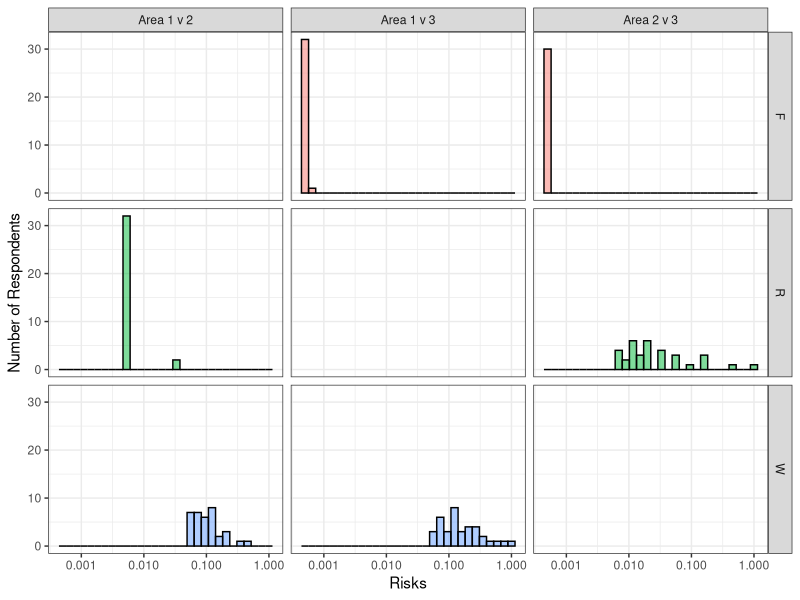
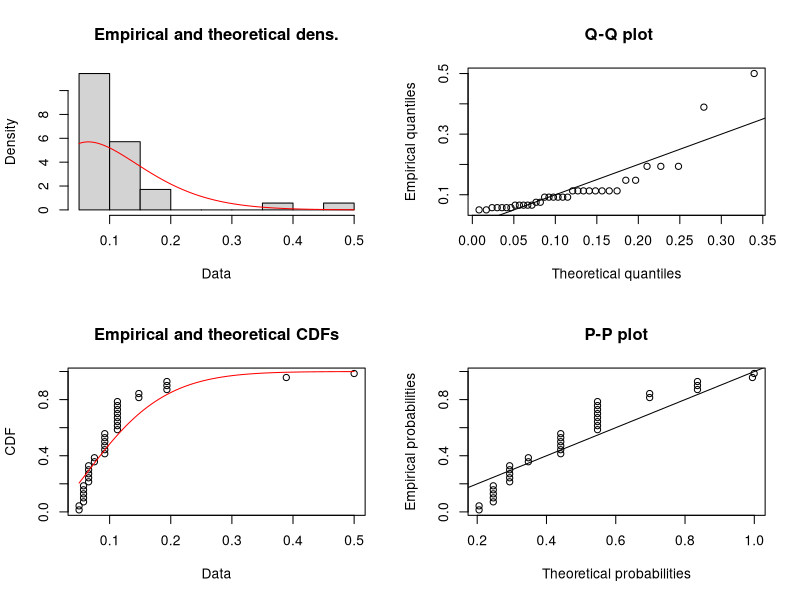
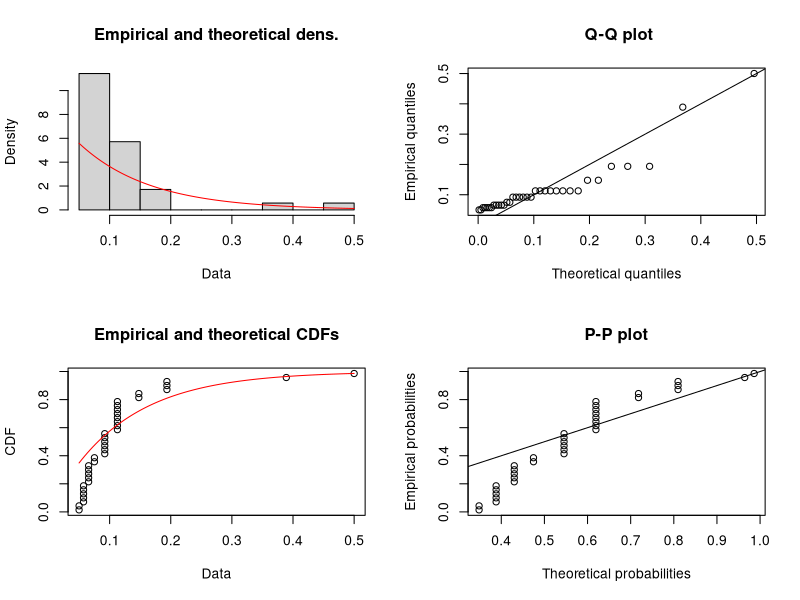
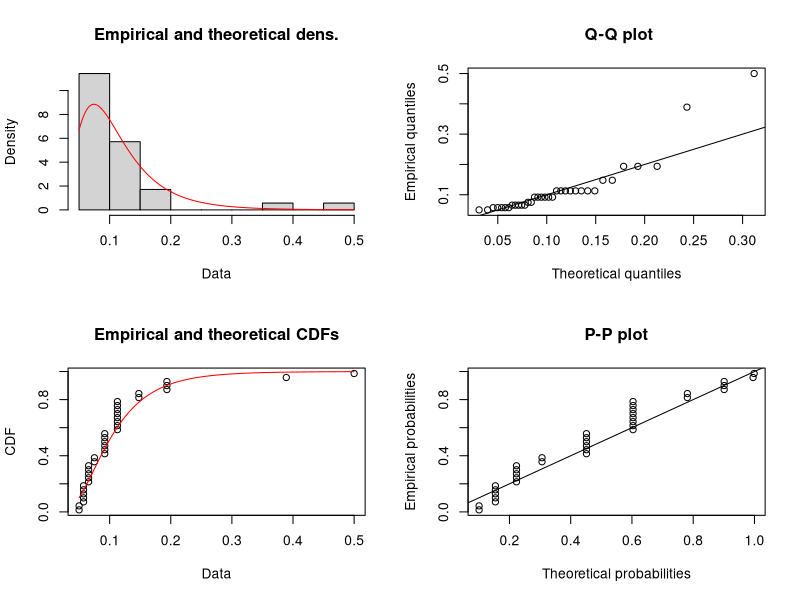
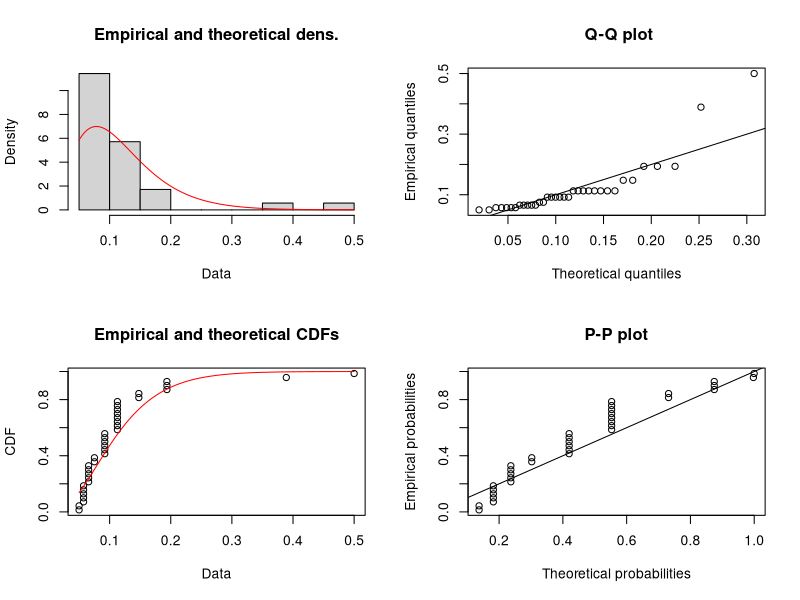
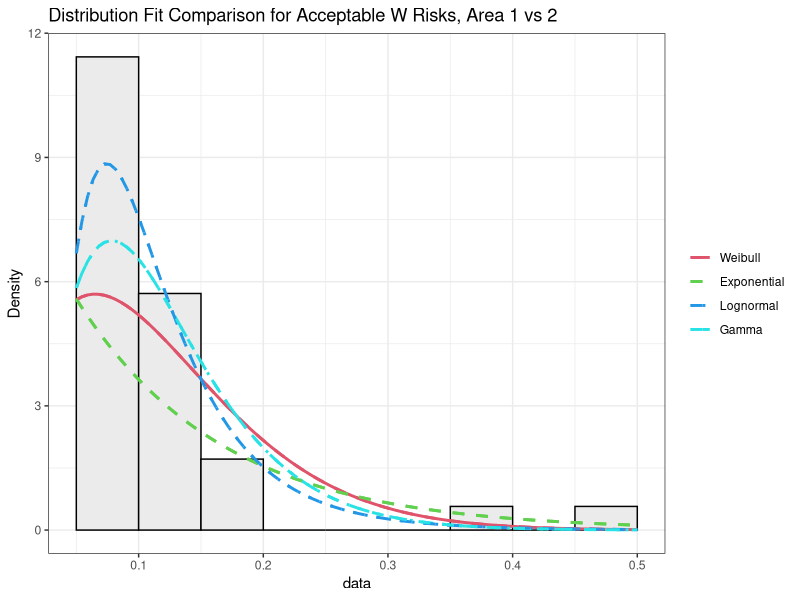
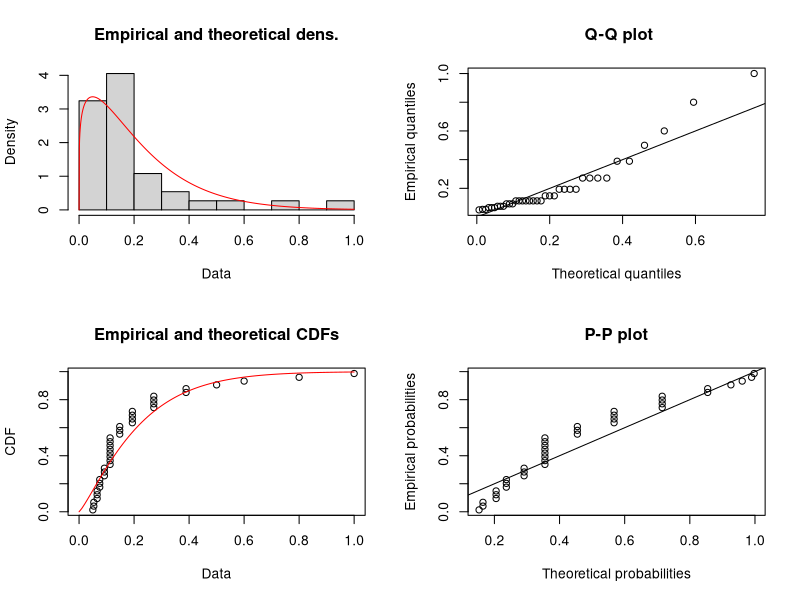
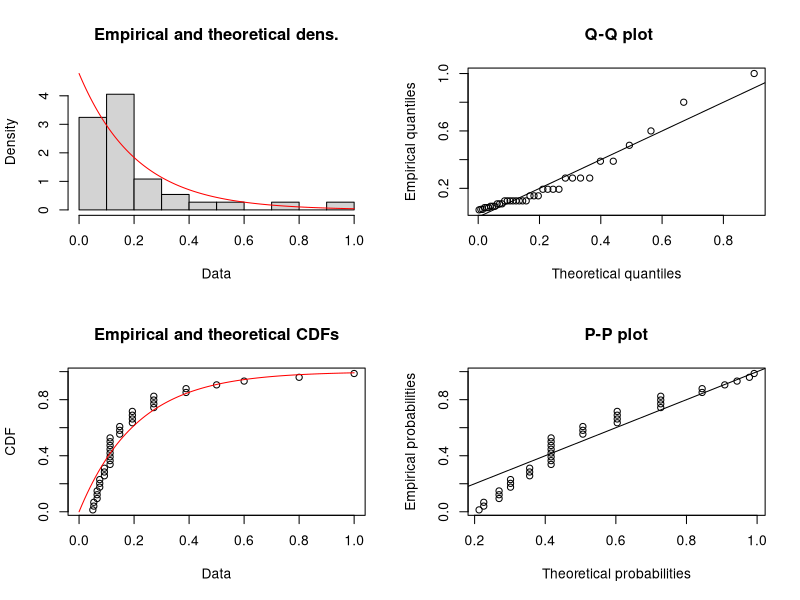

These figures' R source, in order:
library(readxl)
Data_raw1303 <- read_excel("Data_raw1303.xlsx")

#Sub-setting so only including responses for total risk (no marginal risk)
#The reason for this is our study is focused on total risk
Data<-Data_raw1303[Data_raw1303$Marginal_total==2 & Data_raw1303$Order==1,]

#-----------------------area 1 vs. area 2---------------------

a1v2.area1W<-c(5355,5730,6561,7511,9201,11272,14776,19368,27164,38900)/100000 #Risk of W in Area 1
a1v2.area2W<-5000/100000 #Risk of W in Area 2

a1v2.area1R<-600/100000 #Risk of R in Area 1
a1v2.area2R<-c(641,721,858,1083,1450,2057,3093,4929,8328,14913)/100000 #Risk of R in Area 2

#-----------------------area 1 vs. area 3---------------------

a1v3.area1W<-c(5355,5730,6561,7511,9201,11272,14776,19368,27164,38900)/100000 #Risk of W in Area 1
a1v3.area3W<-5000/100000 #Risk of W in Area 3

a1v3.area1F<-50/100000 #Risk of F in area 1
a1v3.area3F<-c(58,66,78,98,132,187,281,448,757,1356)/100000

#-----------------------area 2 vs. area 3---------------------

a2v3.area2R<-c(641,721,858,1083,1450,2057,3093,4929,8328,14913)/100000 #Risk of R in Area 2
a2v3.area3R<-600/100000 #risk of R in area 3

a2v3.area2F<-50/100000 #risk of F in area 2
a2v3.area3F<-c(58,66,78,98,132,187,281,448,757,1356)/100000 #risk of F in area 3

#Codebook vars are the same regardless of order in which survey was taken. However,
#some participants took the survey more than once. This is accounted for so that
#distributions do not represent any 1 individual more than once.

Data$acceptable_risk_W_q2<-NA
Data$acceptable_risk_R_q2<-NA

Data$acceptable_risk_W_q6<-NA
Data$acceptable_risk_F_q6<-NA

Data$acceptable_risk_R_q10<-NA
Data$acceptable_risk_F_q10<-NA


for (i in 1:10){
  
  #area 1 v 2----------------------------------------------------------
  Data$acceptable_risk_W_q2[Data$q1==1 & Data$q2==i]<-a1v2.area1W[i]
  Data$acceptable_risk_W_q2[Data$q1==2 & Data$q2==i]<-a1v2.area2W
  
  Data$acceptable_risk_R_q2[Data$q1==1 & Data$q2==i]<-a1v2.area1R
  Data$acceptable_risk_R_q2[Data$q1==2 & Data$q2==i]<-a1v2.area2R[i]
  
  #area 1 v 3----------------------------------------------------------
  Data$acceptable_risk_W_q6[Data$q5==1 & Data$q6==i]<-a1v3.area1W[i]
  Data$acceptable_risk_W_q6[Data$q5==3 & Data$q6==i]<-a1v3.area3W
  
  Data$acceptable_risk_F_q6[Data$q5==1 & Data$q6==i]<-a1v3.area1F
  Data$acceptable_risk_F_q6[Data$q5==3 & Data$q6==i]<-a1v3.area3F[i]
  
  #area 2 v 3----------------------------------------------------------
  Data$acceptable_risk_R_q10[Data$q9==2 & Data$q10==i]<-a2v3.area2R[i]
  Data$acceptable_risk_R_q10[Data$q9==3 & Data$q10==i]<-a2v3.area3R
  
  Data$acceptable_risk_F_q10[Data$q9==2 & Data$q2==i]<-a2v3.area2F
  Data$acceptable_risk_F_q10[Data$q9==3 & Data$q2==i]<-a2v3.area3F[i]
}

#Here we subset by order since some participants took the survey more than once (but different order) and will potentially have
#different values for q3
for (j in 1:max(Data$`Subject number`)){
  
  #area 1 v 2-------------------------------------------------------------------------------------------------------------------------------------------------------------------------
  Data$acceptable_risk_W_q2[Data$q2==11 & Data$`Subject number`==j & Data$Order==1 & Data$q1==1]<-as.numeric(Data$q3[Data$q2==11 & Data$`Subject number`==j & Data$Order==1])/100000
  #Data$acceptable_risk_W_q2[Data$q2==11 & Data$`Subject number`==j & Data$Order==2 & Data$q1==1]<-as.numeric(Data$q3[Data$q2==11 & Data$`Subject number`==j & Data$Order==2])/100000
  
  Data$acceptable_risk_R_q2[Data$q2==11 & Data$`Subject number`==j & Data$Order==1 & Data$q1==2]<-as.numeric(Data$q3[Data$q2==11 & Data$`Subject number`==j & Data$Order==1])/100000
  #Data$acceptable_risk_R_q2[Data$q2==11 & Data$`Subject number`==j & Data$Order==2 & Data$q1==2]<-as.numeric(Data$q3[Data$q2==11 & Data$`Subject number`==j & Data$Order==2])/100000
  
  #area 1 v 3-------------------------------------------------------------------------------------------------------------------------------------------------------------------------
  Data$acceptable_risk_W_q6[Data$q6==11 & Data$`Subject number`==j & Data$Order==1 & Data$q5==1]<-as.numeric(Data$q7[Data$q6==11 & Data$`Subject number`==j & Data$Order==1])/100000
  #Data$acceptable_risk_W_q6[Data$q6==11 & Data$`Subject number`==j & Data$Order==2 & Data$q5==1]<-as.numeric(Data$q7[Data$q6==11 & Data$`Subject number`==j & Data$Order==2])/100000
  
  Data$acceptable_risk_F_q6[Data$q6==11 & Data$`Subject number`==j & Data$Order==1 & Data$q5==3]<-as.numeric(Data$q7[Data$q6==11 & Data$`Subject number`==j & Data$Order==1])/100000
  #Data$acceptable_risk_F_q6[Data$q6==11 & Data$`Subject number`==j & Data$Order==2 & Data$q5==3]<-as.numeric(Data$q7[Data$q6==11 & Data$`Subject number`==j & Data$Order==2])/100000
  
  #area 2 v 3-------------------------------------------------------------------------------------------------------------------------------------------------------------------------
  Data$acceptable_risk_R_q10[Data$q10==11 & Data$`Subject number`==j & Data$Order==1 & Data$q9==2]<-as.numeric(Data$q11[Data$q10==11 & Data$`Subject number`==j & Data$Order==1])/100000
  #Data$acceptable_risk_R_q10[Data$q10==11 & Data$`Subject number`==j & Data$Order==2 & Data$q9==2]<-as.numeric(Data$q11[Data$q10==11 & Data$`Subject number`==j & Data$Order==2])/100000
  
  Data$acceptable_risk_F_q10[Data$q10==11 & Data$`Subject number`==j & Data$Order==1 & Data$q9==3]<-as.numeric(Data$q11[Data$q10==11 & Data$`Subject number`==j & Data$Order==1])/100000
  #Data$acceptable_risk_F_q10[Data$q10==11 & Data$`Subject number`==j & Data$Order==2 & Data$q9==3]<-as.numeric(Data$q11[Data$q10==11 & Data$`Subject number`==j & Data$Order==2])/100000
  
}
  
#We want between variance not within. So,
#I am subsetting by order to ensure only 1 answer per participant is represented
#in the distribution of responses.

#hist((as.numeric(Data$acceptable_risk_W_q2[!is.na(Data$acceptable_risk_W_q2)])))
#hist((as.numeric(Data$acceptable_risk_R_q2[!is.na(Data$acceptable_risk_R_q2)])))

require(ggplot2)
require(ggpubr)

data_compare<-data.frame(
                         #Acceptable Risks
                         risks=c(as.numeric(Data$acceptable_risk_W_q2[!is.na(Data$acceptable_risk_W_q2)]),
                                 as.numeric(Data$acceptable_risk_R_q2[!is.na(Data$acceptable_risk_R_q2)]),
                                 as.numeric(Data$acceptable_risk_W_q6[!is.na(Data$acceptable_risk_W_q6)]),
                                 as.numeric(Data$acceptable_risk_F_q6[!is.na(Data$acceptable_risk_F_q6)]),
                                 as.numeric(Data$acceptable_risk_R_q10[!is.na(Data$acceptable_risk_R_q10)]),
                                 as.numeric(Data$acceptable_risk_F_q10[!is.na(Data$acceptable_risk_F_q10)])),
                         
                        #Type of Risk Outcome
                         type=c(rep("W",length(c(as.numeric(Data$acceptable_risk_W_q2[!is.na(Data$acceptable_risk_W_q2)])))),
                                rep("R",length((Data$acceptable_risk_W_q2[!is.na(Data$acceptable_risk_R_q2)]))),
                                rep("W",length((Data$acceptable_risk_W_q6[!is.na(Data$acceptable_risk_W_q6)]))),
                                rep("F",length((Data$acceptable_risk_F_q6[!is.na(Data$acceptable_risk_F_q6)]))),
                                rep("R",length((Data$acceptable_risk_R_q10[!is.na(Data$acceptable_risk_R_q10)]))),
                                rep("F",length((Data$acceptable_risk_F_q10[!is.na(Data$acceptable_risk_F_q10)])))),
                         
                        #Type of Survey
                         survey=c(rep("Area 1 v 2",length(c(rep("W",length(c(as.numeric(Data$acceptable_risk_W_q2[!is.na(Data$acceptable_risk_W_q2)])))),
                                                            rep("R",length((Data$acceptable_risk_W_q2[!is.na(Data$acceptable_risk_R_q2)])))))),
                                  rep("Area 1 v 3",length(c(rep("W",length((Data$acceptable_risk_W_q6[!is.na(Data$acceptable_risk_W_q6)]))),
                                                          rep("F",length((Data$acceptable_risk_F_q6[!is.na(Data$acceptable_risk_F_q6)])))))),
                                  rep("Area 2 v 3",length(c(rep("R",length((Data$acceptable_risk_R_q10[!is.na(Data$acceptable_risk_R_q10)]))),
                                                          rep("F",length((Data$acceptable_risk_F_q10[!is.na(Data$acceptable_risk_F_q10)])))))))
                        )



windows()
ggplot(data_compare,aes(fill=type,group=survey,x=risks))+geom_histogram(alpha=0.5,color="black")+facet_grid(type~survey)+
  scale_x_continuous(trans="log10",name="Risks")+
  scale_y_continuous(name="Number of Respondents")+
  theme_bw()+
  theme(legend.position = "none")

#Focusing on fitting distributions for W in both Area 1 v2 and 
#Area 1 v 3 and for R in Area 2 v 3

require(fitdistrplus)

#------------------ W in Area 1 v 2------------------------------------------------------------------------

weibull_W_q2<-fitdist(as.numeric(Data$acceptable_risk_W_q2[!is.na(Data$acceptable_risk_W_q2)]),"weibull")
plot(weibull_W_q2)
exponential_W_q2<-fitdist(as.numeric(Data$acceptable_risk_W_q2[!is.na(Data$acceptable_risk_W_q2)]),"exp")
plot(exponential_W_q2)
lognormal_W_q2<-fitdist(as.numeric(Data$acceptable_risk_W_q2[!is.na(Data$acceptable_risk_W_q2)]),"lnorm")
plot(lognormal_W_q2)
gamma_W_q2<-fitdist(as.numeric(Data$acceptable_risk_W_q2[!is.na(Data$acceptable_risk_W_q2)]),"gamma")
plot(gamma_W_q2)

denscomp(list(weibull_W_q2,exponential_W_q2,lognormal_W_q2,gamma_W_q2),legendtext=c("Weibull","Exponential","Lognormal","Gamma"),plotstyle="ggplot") +
  geom_line(linetype = "dashed",size = 1)+ theme_bw()+ggtitle("Distribution Fit Comparison for Acceptable W Risks, Area 1 vs 2")

stats.1<-gofstat(list(weibull_W_q2,exponential_W_q2,lognormal_W_q2,gamma_W_q2))
stats.1$chisqpvalue
stats.1$kstest
#---------------- W in Area 1 v 3--------------------------------------------------------------------------

weibull_W_q6<-fitdist(as.numeric(Data$acceptable_risk_W_q6[!is.na(Data$acceptable_risk_W_q6)]),"weibull")
plot(weibull_W_q6)
exponential_W_q6<-fitdist(as.numeric(Data$acceptable_risk_W_q6[!is.na(Data$acceptable_risk_W_q6)]),"exp")
plot(exponential_W_q6)
lognormal_W_q6<-fitdist(as.numeric(Data$acceptable_risk_W_q6[!is.na(Data$acceptable_risk_W_q6)]),"lnorm")
plot(lognormal_W_q6)
gamma_W_q6<-fitdist(as.numeric(Data$acceptable_risk_W_q6[!is.na(Data$acceptable_risk_W_q6)]),"gamma")
plot(gamma_W_q6)

denscomp(list(weibull_W_q6,exponential_W_q6,lognormal_W_q6,gamma_W_q6),legendtext=c("Weibull","Exponential","Lognormal","Gamma"),plotstyle="ggplot") +
  geom_line(linetype = "dashed",size = 1)+ theme_bw()+ggtitle("Distribution Fit Comparison for Acceptable W Risks, Area 1 vs 3")

gofstat(list(weibull_W_q6,exponential_W_q6,lognormal_W_q6,gamma_W_q6))

#---------------- W in Area 2 v 3--------------------------------------------------------------------------
weibull_R_q10<-fitdist(as.numeric(Data$acceptable_risk_R_q10[!is.na(Data$acceptable_risk_R_q10)]),"weibull")
plot(weibull_R_q10)
exponential_R_q10<-fitdist(as.numeric(Data$acceptable_risk_R_q10[!is.na(Data$acceptable_risk_R_q10)]),"exp")
plot(exponential_R_q10)
lognormal_R_q10<-fitdist(as.numeric(Data$acceptable_risk_R_q10[!is.na(Data$acceptable_risk_R_q10)]),"lnorm")
plot(lognormal_R_q10)
gamma_R_q10<-fitdist(as.numeric(Data$acceptable_risk_R_q10[!is.na(Data$acceptable_risk_R_q10)]),"gamma")
plot(gamma_R_q10)

denscomp(list(weibull_R_q10,exponential_R_q10,lognormal_R_q10,gamma_R_q10),legendtext=c("Weibull","Exponential","Lognormal","Gamma"),plotstyle="ggplot",breaks=20) +
  geom_line(linetype = "dashed",size = 1)+ theme_bw()+ggtitle("Distribution Fit Comparison for Acceptable R Risks, Area 2 vs 3")

gofstat(list(weibull_R_q10,exponential_R_q10,lognormal_R_q10,gamma_R_q10))
